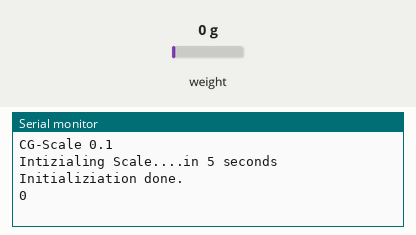
Simulated run of this sketch. Board: ESP32. Shown: the last lines printed to the serial monitor. Inputs (shaded band) come from the test bench; at power-on: weight on the scale 0 g.

Above: at 7.2 s.
7.3 s: weight on the scale set to 100 g
At 7.3 s:
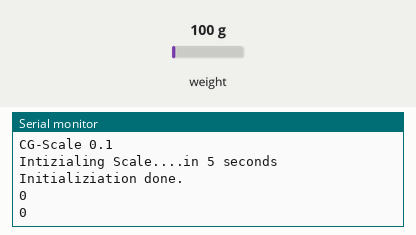
8.8 s: weight on the scale set to 1250 g
At 9.5 s:
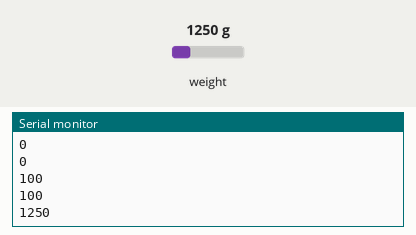
Timing chart, 0 to 11.8 s (numbered marks = the images above; inputs shaded):
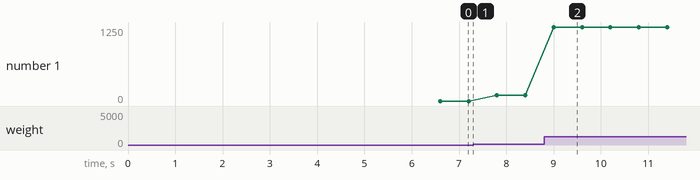

Measured:
- after the input at 8.8 s, the serial monitor: prints a new line after 0.20 s (image 2)
- plotted number 1: 0 → 100 after the input at 7.3 s, 100 → 1250 after the input at 8.8 s

The sketch:

Scale_Example.ino
```cpp
/*
Name:		CG_Scale.ino
Created:	18.02.2018 13:26:00
Author:	Andreas Chaitidis
*/

#include "HX711.h"


#define SCALEDATAPIN_MAIN		32
#define SCALECLKPIN_MAIN		33
#define SCALEGAIN_MAIN		199.21

//Definition of Scale Objects

HX711	ScaleMain(SCALEDATAPIN_MAIN, SCALECLKPIN_MAIN, SCALEGAIN_MAIN);
int	ScaleReading_Main = 0.00;


void setup() {
	//Initializing USB
	Serial.begin(115200);
	Serial.println("CG-Scale 0.1");
	Serial.println();

	//Initializing the scale
	Serial.println("Intizialing Scale....in 5 seconds");
	delay(5000);
	ScaleMain.set_scale(199.21);
	ScaleMain.tare();
	Serial.println("Initializiation done.");
}


void loop() {
	ScaleMain.read();
	ScaleReading_Main = round(ScaleMain.get_units(5));
	if (ScaleReading_Main <= 4)
	{
		ScaleReading_Main = 0;
	}
	Serial.println(ScaleReading_Main);

}
```
